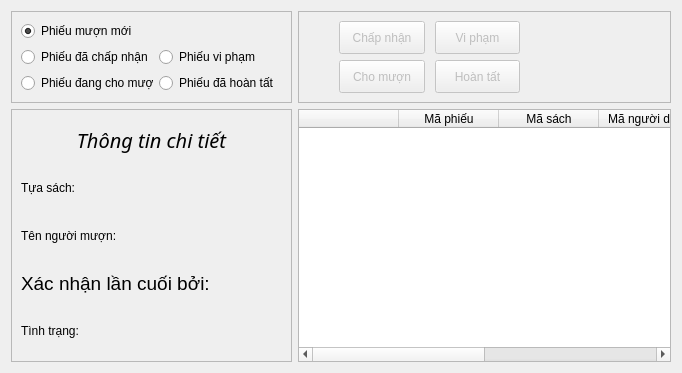
      <widget class="QWidget" name="lent">
       <attribute name="title">
        <string>Quản lý mượn trả</string>
       </attribute>
       <layout class="QGridLayout" name="gridLayout_2" rowstretch="1,3" columnstretch="1,2">
        <item row="1" column="1">
         <widget class="QTableWidget" name="CartInfos">
          <property name="styleSheet">
           <string notr="true">QHeaderView::section {
    background-color: #6A1B9A;
	padding: 4px;
    border: 1px solid #fff;
	color: #fff;
    font-size: 15pt;
	font-family: &quot;Myriad Pro Cond&quot;;
}

QTableWidget {
	background-color: #eee;
    gridline-color: #fffff8;
    font-size: 15pt;
}

QTableWidget QTableCornerButton::section {
    background-color: #646464;
    border: 1px solid #fffff8;
}
text-align:center;</string>
          </property>
          <property name="editTriggers">
           <set>QAbstractItemView::NoEditTriggers</set>
          </property>
          <property name="selectionBehavior">
           <enum>QAbstractItemView::SelectRows</enum>
          </property>
          <attribute name="horizontalHeaderCascadingSectionResizes">
           <bool>false</bool>
          </attribute>
          <attribute name="horizontalHeaderHighlightSections">
           <bool>false</bool>
          </attribute>
          <attribute name="horizontalHeaderStretchLastSection">
           <bool>true</bool>
          </attribute>
          <attribute name="verticalHeaderVisible">
           <bool>false</bool>
          </attribute>
          <column>
           <property name="text">
            <string/>
           </property>
          </column>
          <column>
           <property name="text">
            <string>Mã phiếu</string>
           </property>
          </column>
          <column>
           <property name="text">
            <string>Mã sách</string>
           </property>
          </column>
          <column>
           <property name="text">
            <string>Mã người dùng</string>
           </property>
          </column>
          <column>
           <property name="text">
            <string>Thời hạn</string>
           </property>
          </column>
          <column>
           <property name="text">
            <string>Số sách còn</string>
           </property>
          </column>
         </widget>
        </item>
        <item row="0" column="0">
         <widget class="QFrame" name="frame_2">
          <property name="minimumSize">
           <size>
            <width>281</width>
            <height>91</height>
           </size>
          </property>
          <property name="styleSheet">
           <string notr="true">background: none;</string>
          </property>
          <property name="frameShape">
           <enum>QFrame::StyledPanel</enum>
          </property>
          <property name="frameShadow">
           <enum>QFrame::Raised</enum>
          </property>
          <layout class="QFormLayout" name="formLayout_2">
           <item row="0" column="0">
            <widget class="QRadioButton" name="newCart">
             <property name="text">
              <string>Phiếu mượn mới</string>
             </property>
             <property name="checked">
              <bool>true</bool>
             </property>
            </widget>
           </item>
           <item row="1" column="0">
            <widget class="QRadioButton" name="acceptedCart">
             <property name="text">
              <string>Phiếu đã chấp nhận</string>
             </property>
            </widget>
           </item>
           <item row="1" column="1">
            <widget class="QRadioButton" name="infringeCart">
             <property name="text">
              <string>Phiếu vi phạm</string>
             </property>
            </widget>
           </item>
           <item row="2" column="0">
            <widget class="QRadioButton" name="lendingCart">
             <property name="text">
              <string>Phiếu đang cho mượn</string>
             </property>
            </widget>
           </item>
           <item row="2" column="1">
            <widget class="QRadioButton" name="doneCart">
             <property name="text">
              <string>Phiếu đã hoàn tất</string>
             </property>
             <property name="checked">
              <bool>false</bool>
             </property>
            </widget>
           </item>
          </layout>
         </widget>
        </item>
        <item row="1" column="0">
         <widget class="QFrame" name="frame_3">
          <property name="minimumSize">
           <size>
            <width>231</width>
            <height>253</height>
           </size>
          </property>
          <property name="styleSheet">
           <string notr="true">background: none;</string>
          </property>
          <property name="frameShape">
           <enum>QFrame::StyledPanel</enum>
          </property>
          <property name="frameShadow">
           <enum>QFrame::Raised</enum>
          </property>
          <layout class="QVBoxLayout" name="verticalLayout_6">
           <item>
            <widget class="QLabel" name="label">
             <property name="font">
              <font>
               <family>Myriad Pro Cond</family>
               <pointsize>15</pointsize>
               <weight>50</weight>
               <italic>true</italic>
               <bold>false</bold>
              </font>
             </property>
             <property name="styleSheet">
              <string notr="true">font: italic;</string>
             </property>
             <property name="text">
              <string>Thông tin chi tiết</string>
             </property>
             <property name="alignment">
              <set>Qt::AlignCenter</set>
             </property>
            </widget>
           </item>
           <item>
            <layout class="QHBoxLayout" name="horizontalLayout_19" stretch="1,1">
             <item>
              <widget class="QLabel" name="label_2">
               <property name="text">
                <string>Tựa sách:</string>
               </property>
              </widget>
             </item>
             <item>
              <widget class="QLabel" name="bookName">
               <property name="text">
                <string/>
               </property>
              </widget>
             </item>
            </layout>
           </item>
           <item>
            <layout class="QHBoxLayout" name="horizontalLayout_20" stretch="1,1">
             <item>
              <widget class="QLabel" name="label_3">
               <property name="text">
                <string>Tên người mượn:</string>
               </property>
              </widget>
             </item>
             <item>
              <widget class="QLabel" name="readerName">
               <property name="text">
                <string/>
               </property>
              </widget>
             </item>
            </layout>
           </item>
           <item>
            <layout class="QHBoxLayout" name="horizontalLayout_21" stretch="1,1">
             <item>
              <widget class="QLabel" name="label_6">
               <property name="styleSheet">
                <string notr="true">font-size: 14pt;</string>
               </property>
               <property name="text">
                <string>Xác nhận lần cuối bởi:</string>
               </property>
              </widget>
             </item>
             <item>
              <widget class="QLabel" name="recipient">
               <property name="text">
                <string/>
               </property>
              </widget>
             </item>
            </layout>
           </item>
           <item>
            <layout class="QHBoxLayout" name="horizontalLayout_22" stretch="1,1">
             <item>
              <widget class="QLabel" name="label_4">
               <property name="text">
                <string>Tình trạng:</string>
               </property>
              </widget>
             </item>
             <item>
              <widget class="QLabel" name="status">
               <property name="text">
                <string/>
               </property>
              </widget>
             </item>
            </layout>
           </item>
          </layout>
         </widget>
        </item>
        <item row="0" column="1">
         <widget class="QFrame" name="frame">
          <property name="styleSheet">
           <string notr="true">background: none;</string>
          </property>
          <property name="frameShape">
           <enum>QFrame::StyledPanel</enum>
          </property>
          <property name="frameShadow">
           <enum>QFrame::Raised</enum>
          </property>
          <layout class="QGridLayout" name="gridLayout_3">
           <property name="leftMargin">
            <number>40</number>
           </property>
           <property name="rightMargin">
            <number>150</number>
           </property>
           <property name="horizontalSpacing">
            <number>10</number>
           </property>
           <property name="verticalSpacing">
            <number>6</number>
           </property>
           <item row="0" column="0">
            <widget class="QPushButton" name="accept">
             <property name="enabled">
              <bool>false</bool>
             </property>
             <property name="cursor">
              <cursorShape>PointingHandCursor</cursorShape>
             </property>
             <property name="styleSheet">
              <string notr="true">height: 25px;
width: 50px;</string>
             </property>
             <property name="text">
              <string>Chấp nhận</string>
             </property>
            </widget>
           </item>
           <item row="1" column="0">
            <widget class="QPushButton" name="send">
             <property name="enabled">
              <bool>false</bool>
             </property>
             <property name="cursor">
              <cursorShape>PointingHandCursor</cursorShape>
             </property>
             <property name="styleSheet">
              <string notr="true">height: 25px;
width: 50px;</string>
             </property>
             <property name="text">
              <string>Cho mượn</string>
             </property>
            </widget>
           </item>
           <item row="1" column="1">
            <widget class="QPushButton" name="done">
             <property name="enabled">
              <bool>false</bool>
             </property>
             <property name="cursor">
              <cursorShape>PointingHandCursor</cursorShape>
             </property>
             <property name="styleSheet">
              <string notr="true">height: 25px;
width: 50px;</string>
             </property>
             <property name="text">
              <string>Hoàn tất</string>
             </property>
            </widget>
           </item>
           <item row="0" column="1">
            <widget class="QPushButton" name="infringe">
             <property name="enabled">
              <bool>false</bool>
             </property>
             <property name="cursor">
              <cursorShape>PointingHandCursor</cursorShape>
             </property>
             <property name="styleSheet">
              <string notr="true">height: 25px;
width: 50px;</string>
             </property>
             <property name="text">
              <string>Vi phạm</string>
             </property>
            </widget>
           </item>
          </layout>
         </widget>
        </item>
       </layout>
      </widget>
